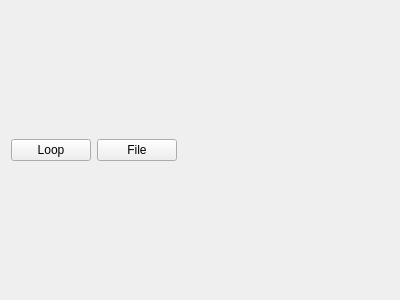
<?xml version="1.0" encoding="UTF-8"?>
<ui version="4.0">
 <class>AudioFilePlayerView</class>
 <widget class="QWidget" name="AudioFilePlayerView">
  <property name="geometry">
   <rect>
    <x>0</x>
    <y>0</y>
    <width>400</width>
    <height>300</height>
   </rect>
  </property>
  <property name="windowTitle">
   <string>Form</string>
  </property>
  <layout class="QGridLayout" name="gridLayout_2">
   <item row="0" column="0">
    <layout class="QGridLayout" name="gridLayout">
     <item row="1" column="0">
      <layout class="QHBoxLayout" name="horizontalLayout">
       <item>
        <widget class="QPushButton" name="LoopPushButton">
         <property name="text">
          <string>Loop</string>
         </property>
        </widget>
       </item>
       <item>
        <widget class="QPushButton" name="FileDialogPushButton">
         <property name="text">
          <string>File</string>
         </property>
        </widget>
       </item>
       <item>
        <spacer name="horizontalSpacer_2">
         <property name="orientation">
          <enum>Qt::Horizontal</enum>
         </property>
         <property name="sizeHint" stdset="0">
          <size>
           <width>40</width>
           <height>20</height>
          </size>
         </property>
        </spacer>
       </item>
      </layout>
     </item>
     <item row="0" column="0">
      <layout class="QVBoxLayout" name="AudioPlayerVerticalLayout"/>
     </item>
    </layout>
   </item>
  </layout>
 </widget>
 <resources/>
 <connections/>
</ui>
